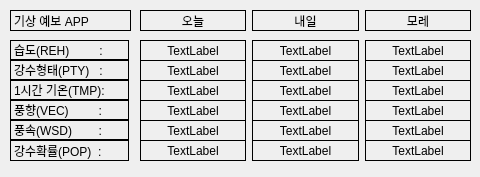
<?xml version="1.0" encoding="UTF-8"?>
<ui version="4.0">
 <class>Form</class>
 <widget class="QWidget" name="Form">
  <property name="geometry">
   <rect>
    <x>0</x>
    <y>0</y>
    <width>480</width>
    <height>177</height>
   </rect>
  </property>
  <property name="windowTitle">
   <string>Form</string>
  </property>
  <widget class="QWidget" name="horizontalLayoutWidget_7">
   <property name="geometry">
    <rect>
     <x>140</x>
     <y>120</y>
     <width>331</width>
     <height>21</height>
    </rect>
   </property>
   <layout class="QHBoxLayout" name="WSD">
    <item>
     <widget class="QLabel" name="todayWSD">
      <property name="frameShape">
       <enum>QFrame::Box</enum>
      </property>
      <property name="text">
       <string>TextLabel</string>
      </property>
      <property name="alignment">
       <set>Qt::AlignCenter</set>
      </property>
     </widget>
    </item>
    <item>
     <widget class="QLabel" name="tomorrowWSD">
      <property name="frameShape">
       <enum>QFrame::Box</enum>
      </property>
      <property name="text">
       <string>TextLabel</string>
      </property>
      <property name="alignment">
       <set>Qt::AlignCenter</set>
      </property>
     </widget>
    </item>
    <item>
     <widget class="QLabel" name="day_after_tomorrowWSD">
      <property name="frameShape">
       <enum>QFrame::Box</enum>
      </property>
      <property name="text">
       <string>TextLabel</string>
      </property>
      <property name="alignment">
       <set>Qt::AlignCenter</set>
      </property>
     </widget>
    </item>
   </layout>
  </widget>
  <widget class="QLabel" name="label">
   <property name="geometry">
    <rect>
     <x>10</x>
     <y>140</y>
     <width>119</width>
     <height>21</height>
    </rect>
   </property>
   <property name="sizePolicy">
    <sizepolicy hsizetype="Preferred" vsizetype="Preferred">
     <horstretch>0</horstretch>
     <verstretch>0</verstretch>
    </sizepolicy>
   </property>
   <property name="frameShape">
    <enum>QFrame::Panel</enum>
   </property>
   <property name="text">
    <string>강수확률(POP)  :</string>
   </property>
  </widget>
  <widget class="QWidget" name="horizontalLayoutWidget_5">
   <property name="geometry">
    <rect>
     <x>140</x>
     <y>80</y>
     <width>331</width>
     <height>21</height>
    </rect>
   </property>
   <layout class="QHBoxLayout" name="TMP">
    <item>
     <widget class="QLabel" name="todayTMP">
      <property name="frameShape">
       <enum>QFrame::Box</enum>
      </property>
      <property name="text">
       <string>TextLabel</string>
      </property>
      <property name="alignment">
       <set>Qt::AlignCenter</set>
      </property>
     </widget>
    </item>
    <item>
     <widget class="QLabel" name="tomorrowTMP">
      <property name="frameShape">
       <enum>QFrame::Box</enum>
      </property>
      <property name="text">
       <string>TextLabel</string>
      </property>
      <property name="alignment">
       <set>Qt::AlignCenter</set>
      </property>
     </widget>
    </item>
    <item>
     <widget class="QLabel" name="day_after_tomorrowTMP">
      <property name="frameShape">
       <enum>QFrame::Box</enum>
      </property>
      <property name="text">
       <string>TextLabel</string>
      </property>
      <property name="alignment">
       <set>Qt::AlignCenter</set>
      </property>
     </widget>
    </item>
   </layout>
  </widget>
  <widget class="QLabel" name="label_2">
   <property name="geometry">
    <rect>
     <x>10</x>
     <y>60</y>
     <width>119</width>
     <height>20</height>
    </rect>
   </property>
   <property name="sizePolicy">
    <sizepolicy hsizetype="Preferred" vsizetype="Preferred">
     <horstretch>0</horstretch>
     <verstretch>0</verstretch>
    </sizepolicy>
   </property>
   <property name="frameShape">
    <enum>QFrame::Panel</enum>
   </property>
   <property name="text">
    <string>강수형태(PTY)   :</string>
   </property>
  </widget>
  <widget class="QLabel" name="label_4">
   <property name="geometry">
    <rect>
     <x>10</x>
     <y>80</y>
     <width>119</width>
     <height>20</height>
    </rect>
   </property>
   <property name="sizePolicy">
    <sizepolicy hsizetype="Preferred" vsizetype="Preferred">
     <horstretch>0</horstretch>
     <verstretch>0</verstretch>
    </sizepolicy>
   </property>
   <property name="frameShape">
    <enum>QFrame::Panel</enum>
   </property>
   <property name="text">
    <string>1시간 기온(TMP):</string>
   </property>
  </widget>
  <widget class="QLabel" name="label_6">
   <property name="geometry">
    <rect>
     <x>10</x>
     <y>120</y>
     <width>119</width>
     <height>20</height>
    </rect>
   </property>
   <property name="sizePolicy">
    <sizepolicy hsizetype="Preferred" vsizetype="Preferred">
     <horstretch>0</horstretch>
     <verstretch>0</verstretch>
    </sizepolicy>
   </property>
   <property name="frameShape">
    <enum>QFrame::Panel</enum>
   </property>
   <property name="text">
    <string>풍속(WSD)        :</string>
   </property>
  </widget>
  <widget class="QLabel" name="label_3">
   <property name="geometry">
    <rect>
     <x>10</x>
     <y>40</y>
     <width>119</width>
     <height>20</height>
    </rect>
   </property>
   <property name="sizePolicy">
    <sizepolicy hsizetype="Preferred" vsizetype="Preferred">
     <horstretch>0</horstretch>
     <verstretch>0</verstretch>
    </sizepolicy>
   </property>
   <property name="frameShape">
    <enum>QFrame::Panel</enum>
   </property>
   <property name="text">
    <string>습도(REH)         :</string>
   </property>
  </widget>
  <widget class="QWidget" name="verticalLayoutWidget_2">
   <property name="geometry">
    <rect>
     <x>10</x>
     <y>10</y>
     <width>121</width>
     <height>21</height>
    </rect>
   </property>
   <layout class="QVBoxLayout" name="verticalLayout_3">
    <item>
     <widget class="QLabel" name="label_10">
      <property name="frameShape">
       <enum>QFrame::Panel</enum>
      </property>
      <property name="text">
       <string>기상 예보 APP</string>
      </property>
     </widget>
    </item>
   </layout>
  </widget>
  <widget class="QWidget" name="horizontalLayoutWidget">
   <property name="geometry">
    <rect>
     <x>140</x>
     <y>10</y>
     <width>331</width>
     <height>21</height>
    </rect>
   </property>
   <layout class="QHBoxLayout" name="horizontalLayout">
    <item>
     <widget class="QLabel" name="today_date">
      <property name="frameShape">
       <enum>QFrame::Box</enum>
      </property>
      <property name="text">
       <string>오늘</string>
      </property>
      <property name="alignment">
       <set>Qt::AlignCenter</set>
      </property>
     </widget>
    </item>
    <item>
     <widget class="QLabel" name="tomorrow_date">
      <property name="frameShape">
       <enum>QFrame::Box</enum>
      </property>
      <property name="text">
       <string>내일</string>
      </property>
      <property name="alignment">
       <set>Qt::AlignCenter</set>
      </property>
     </widget>
    </item>
    <item>
     <widget class="QLabel" name="day_after_tomorrow_date">
      <property name="frameShape">
       <enum>QFrame::Box</enum>
      </property>
      <property name="text">
       <string>모레</string>
      </property>
      <property name="alignment">
       <set>Qt::AlignCenter</set>
      </property>
     </widget>
    </item>
   </layout>
  </widget>
  <widget class="QWidget" name="horizontalLayoutWidget_2">
   <property name="geometry">
    <rect>
     <x>140</x>
     <y>40</y>
     <width>331</width>
     <height>21</height>
    </rect>
   </property>
   <layout class="QHBoxLayout" name="REH">
    <item>
     <widget class="QLabel" name="todayREH">
      <property name="frameShape">
       <enum>QFrame::Box</enum>
      </property>
      <property name="text">
       <string>TextLabel</string>
      </property>
      <property name="alignment">
       <set>Qt::AlignCenter</set>
      </property>
     </widget>
    </item>
    <item>
     <widget class="QLabel" name="tomorrowREH">
      <property name="frameShape">
       <enum>QFrame::Box</enum>
      </property>
      <property name="text">
       <string>TextLabel</string>
      </property>
      <property name="alignment">
       <set>Qt::AlignCenter</set>
      </property>
     </widget>
    </item>
    <item>
     <widget class="QLabel" name="day_after_tomorrowREH">
      <property name="frameShape">
       <enum>QFrame::Box</enum>
      </property>
      <property name="text">
       <string>TextLabel</string>
      </property>
      <property name="alignment">
       <set>Qt::AlignCenter</set>
      </property>
     </widget>
    </item>
   </layout>
  </widget>
  <widget class="QWidget" name="horizontalLayoutWidget_6">
   <property name="geometry">
    <rect>
     <x>140</x>
     <y>140</y>
     <width>331</width>
     <height>21</height>
    </rect>
   </property>
   <layout class="QHBoxLayout" name="POP">
    <item>
     <widget class="QLabel" name="todayPOP">
      <property name="frameShape">
       <enum>QFrame::Box</enum>
      </property>
      <property name="text">
       <string>TextLabel</string>
      </property>
      <property name="alignment">
       <set>Qt::AlignCenter</set>
      </property>
     </widget>
    </item>
    <item>
     <widget class="QLabel" name="tomorrowPOP">
      <property name="frameShape">
       <enum>QFrame::Box</enum>
      </property>
      <property name="text">
       <string>TextLabel</string>
      </property>
      <property name="alignment">
       <set>Qt::AlignCenter</set>
      </property>
     </widget>
    </item>
    <item>
     <widget class="QLabel" name="day_after_tomorrowPOP">
      <property name="frameShape">
       <enum>QFrame::Box</enum>
      </property>
      <property name="text">
       <string>TextLabel</string>
      </property>
      <property name="alignment">
       <set>Qt::AlignCenter</set>
      </property>
     </widget>
    </item>
   </layout>
  </widget>
  <widget class="QWidget" name="horizontalLayoutWidget_3">
   <property name="geometry">
    <rect>
     <x>140</x>
     <y>60</y>
     <width>331</width>
     <height>21</height>
    </rect>
   </property>
   <layout class="QHBoxLayout" name="PTY">
    <item>
     <widget class="QLabel" name="todayPTY">
      <property name="frameShape">
       <enum>QFrame::Box</enum>
      </property>
      <property name="text">
       <string>TextLabel</string>
      </property>
      <property name="alignment">
       <set>Qt::AlignCenter</set>
      </property>
     </widget>
    </item>
    <item>
     <widget class="QLabel" name="tomorrowPTY">
      <property name="frameShape">
       <enum>QFrame::Box</enum>
      </property>
      <property name="text">
       <string>TextLabel</string>
      </property>
      <property name="alignment">
       <set>Qt::AlignCenter</set>
      </property>
     </widget>
    </item>
    <item>
     <widget class="QLabel" name="day_after_tomorrowPTY">
      <property name="frameShape">
       <enum>QFrame::Box</enum>
      </property>
      <property name="text">
       <string>TextLabel</string>
      </property>
      <property name="alignment">
       <set>Qt::AlignCenter</set>
      </property>
     </widget>
    </item>
   </layout>
  </widget>
  <widget class="QWidget" name="horizontalLayoutWidget_4">
   <property name="geometry">
    <rect>
     <x>140</x>
     <y>100</y>
     <width>331</width>
     <height>21</height>
    </rect>
   </property>
   <layout class="QHBoxLayout" name="VEC">
    <item>
     <widget class="QLabel" name="todayVEC">
      <property name="frameShape">
       <enum>QFrame::Box</enum>
      </property>
      <property name="text">
       <string>TextLabel</string>
      </property>
      <property name="alignment">
       <set>Qt::AlignCenter</set>
      </property>
     </widget>
    </item>
    <item>
     <widget class="QLabel" name="tomorrowVEC">
      <property name="frameShape">
       <enum>QFrame::Box</enum>
      </property>
      <property name="text">
       <string>TextLabel</string>
      </property>
      <property name="alignment">
       <set>Qt::AlignCenter</set>
      </property>
     </widget>
    </item>
    <item>
     <widget class="QLabel" name="day_after_tomorrowVEC">
      <property name="frameShape">
       <enum>QFrame::Box</enum>
      </property>
      <property name="text">
       <string>TextLabel</string>
      </property>
      <property name="alignment">
       <set>Qt::AlignCenter</set>
      </property>
     </widget>
    </item>
   </layout>
  </widget>
  <widget class="QLabel" name="label_5">
   <property name="geometry">
    <rect>
     <x>10</x>
     <y>100</y>
     <width>119</width>
     <height>20</height>
    </rect>
   </property>
   <property name="sizePolicy">
    <sizepolicy hsizetype="Preferred" vsizetype="Preferred">
     <horstretch>0</horstretch>
     <verstretch>0</verstretch>
    </sizepolicy>
   </property>
   <property name="frameShape">
    <enum>QFrame::Panel</enum>
   </property>
   <property name="text">
    <string>풍향(VEC)         :</string>
   </property>
  </widget>
 </widget>
 <resources/>
 <connections/>
</ui>
